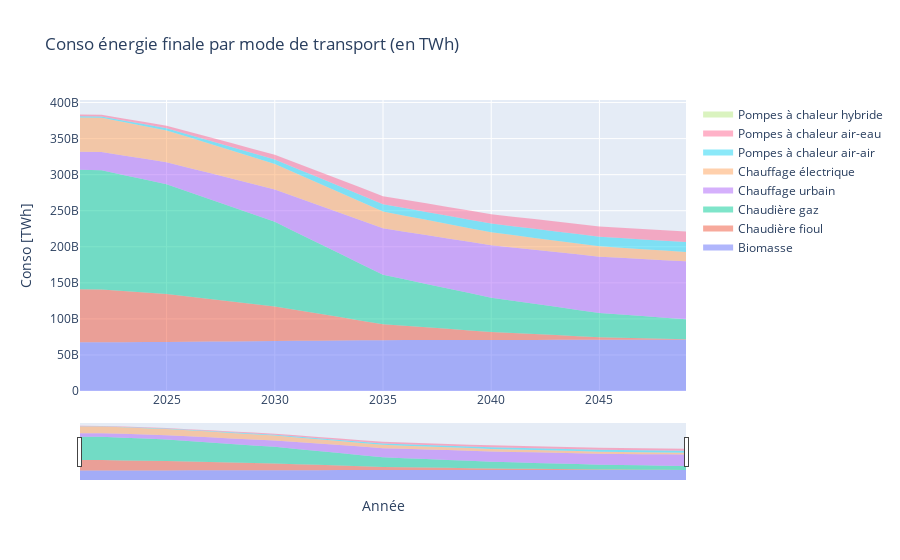

Notebook cell for this chart:
### Markdown cell above
### 4.2 Résultats de la simulation prospective <a class="anchor" id="prospective"></a>

### Code cell
#region représentations graphiques

Var = "Conso"
y_df = sim_stock_df.groupby(["year",Energy_system_name])[Var].sum().to_frame().reset_index().\
    pivot(index=['year'], columns=Energy_system_name).loc[[year for year in sim_param["years"][1:]],Var]

fig = MyStackedPlotly(y_df=y_df)
fig=fig.update_layout(title_text="Conso énergie finale par mode de transport (en TWh)", xaxis_title="Année",yaxis_title="Conso [TWh]")
#plotly.offline.plot(fig, filename=Graphic_folder+'file.html') ## offline
fig.show()

# #endregion
